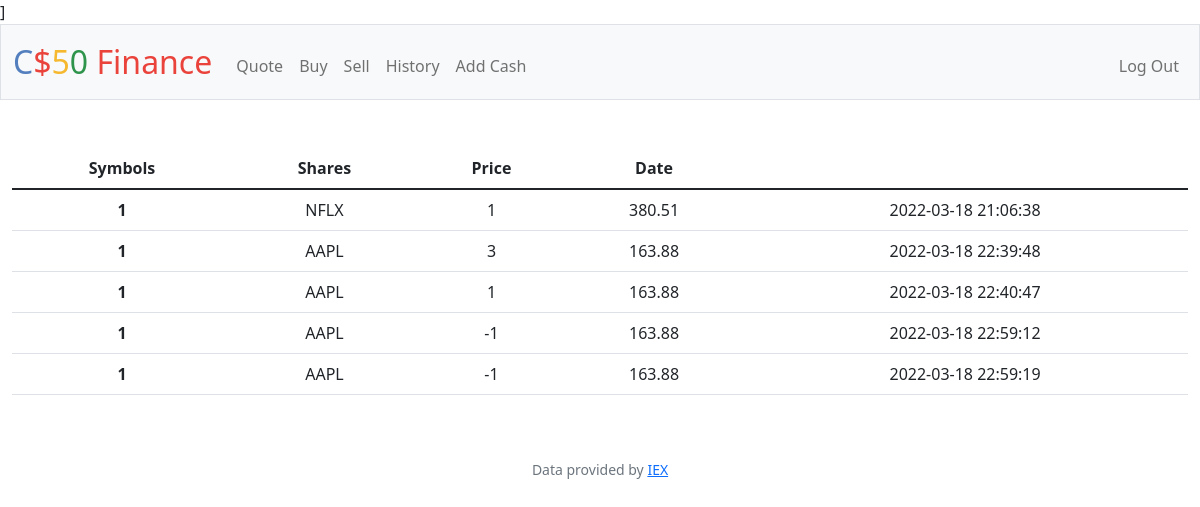
The app's page /history (signed in) with its own data.
### tables this page shows
CREATE TABLE 'transactions' ('id' INTEGER PRIMARY KEY AUTOINCREMENT NOT NULL, 'user_id' INTEGER, 'symbol' TEXT, 'shares' INTEGER, 'price' REAL, 'date' DATETIME);

### app.py (the view)
@app.route("/history")
@login_required
def history():
    user_id = session["user_id"]
    transactions_db = db.execute("SELECT * FROM transactions WHERE user_id = :id", id=user_id)
    return render_template("history.html", transactions = transactions_db)

### app.py (called while the page is built)
@app.after_request
def after_request(response):
    response.headers["Cache-Control"] = "no-cache, no-store, must-revalidate"
    response.headers["Expires"] = 0
    response.headers["Pragma"] = "no-cache"
    return response

### helpers.py (called while the page is built)
def login_required(f):
    @wraps(f)
    def decorated_function(*args, **kwargs):
        if session.get("user_id") is None:
            return redirect("/login")
        return f(*args, **kwargs)
    return decorated_function

### templates/history.html (shortened to what this page needs)
{% extends "layout.html" %}
{% block main %}
<table class="table">
  <thead>
    <tr>
      <th scope="col">Symbols</th>
      <th scope="col">Shares</th>
      <th scope="col">Price</th>
      <th scope="col">Date</th>
    </tr>
  </thead>
  <tbody>
    {% for row in transactions %}
        <tr>
        <th scope="row">1</th>
        <td>{{ row["symbol"]}}</td>
        <td>{{ row["shares"]}}</td>
        <td>{{ row["price"]}}</td>
        <td>{{ row["date"]}}</td>
        </tr>
    {% endfor %}
  </tbody>
</table>
{% endblock %}

### templates/layout.html (shortened to what this page needs)
<!DOCTYPE html>
<html lang="en">
    <head>
        <link href="https://cdn.jsdelivr.net/npm/bootstrap@5.1.3/dist/css/bootstrap.min.css" rel="stylesheet">
        <link href="/static/styles.css" rel="stylesheet">]
        <link href="https://cdn.jsdelivr.net/npm/bootstrap@5.1.3/dist/css/bootstrap.min.css" rel="stylesheet">
    </head>
    <body>
        <nav class="bg-light border navbar navbar-expand-md navbar-light">
            <div class="container-fluid">
                <a class="navbar-brand" href="/"><span class="blue">C</span><span class="red">$</span><span class="yellow">5</span><span class="green">0</span> <span class="red">Finance</span></a>
                <div class="collapse navbar-collapse" id="navbar">
                    {% if session["user_id"] %}
                        <ul class="navbar-nav me-auto mt-2">
                            <li class="nav-item"><a class="nav-link" href="/quote">Quote</a></li>
                            <li class="nav-item"><a class="nav-link" href="/buy">Buy</a></li>
                            <li class="nav-item"><a class="nav-link" href="/sell">Sell</a></li>
                            <li class="nav-item"><a class="nav-link" href="/history">History</a></li>
                            <li class="nav-item"><a class="nav-link" href="/addCash">Add Cash</a></li>
                        </ul>
                        <ul class="navbar-nav ms-auto mt-2">
                            <li class="nav-item"><a class="nav-link" href="/logout">Log Out</a></li>
                        </ul>
                    {% else %}
                        <ul class="navbar-nav ms-auto mt-2">
                            <li class="nav-item"><a class="nav-link" href="/register">Register</a></li>
                            <li class="nav-item"><a class="nav-link" href="/login">Log In</a></li>
                        </ul>
                    {% endif %}
                </div>
            </div>
        </nav>
        <main class="container-fluid py-5 text-center">
            {% block main %}{% endblock %}
        </main>
        <footer class="mb-5 small text-center text-muted">
            Data provided by <a href="https://iexcloud.io/">IEX</a>
        </footer>
    </body>
</html>

### static/styles.css (style rules this page uses)
nav .navbar-brand { font-size: xx-large; }
nav .navbar-brand .blue { color: #537fbe; }
nav .navbar-brand .red { color: #ea433b; }
nav .navbar-brand .yellow { color: #f5b82e; }
nav .navbar-brand .green { color: #2e944b; }

### records on screen
transactions: symbol "NFLX", shares "1", price "380.51", date "2022-03-18 21:06:38"
transactions: symbol "AAPL", shares "3", price "163.88", date "2022-03-18 22:39:48"
transactions: symbol "AAPL", shares "1", price "163.88", date "2022-03-18 22:40:47"
transactions: symbol "AAPL", shares "-1", price "163.88", date "2022-03-18 22:59:12"
transactions: symbol "AAPL", shares "-1", price "163.88", date "2022-03-18 22:59:19"
